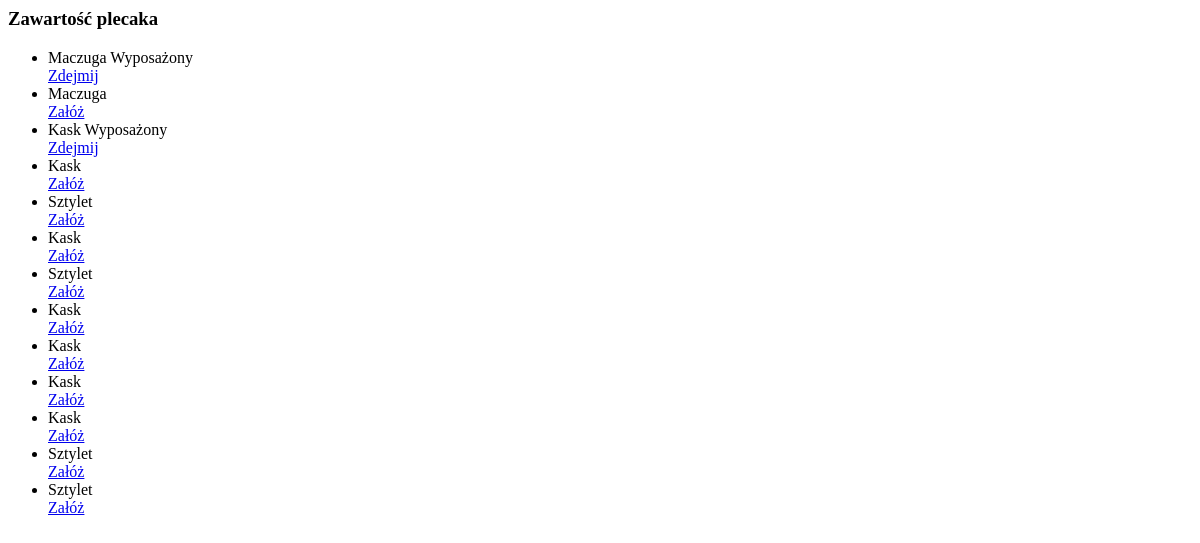
The page /inventory/plecak/ (signed in) on the database as committed earlier.
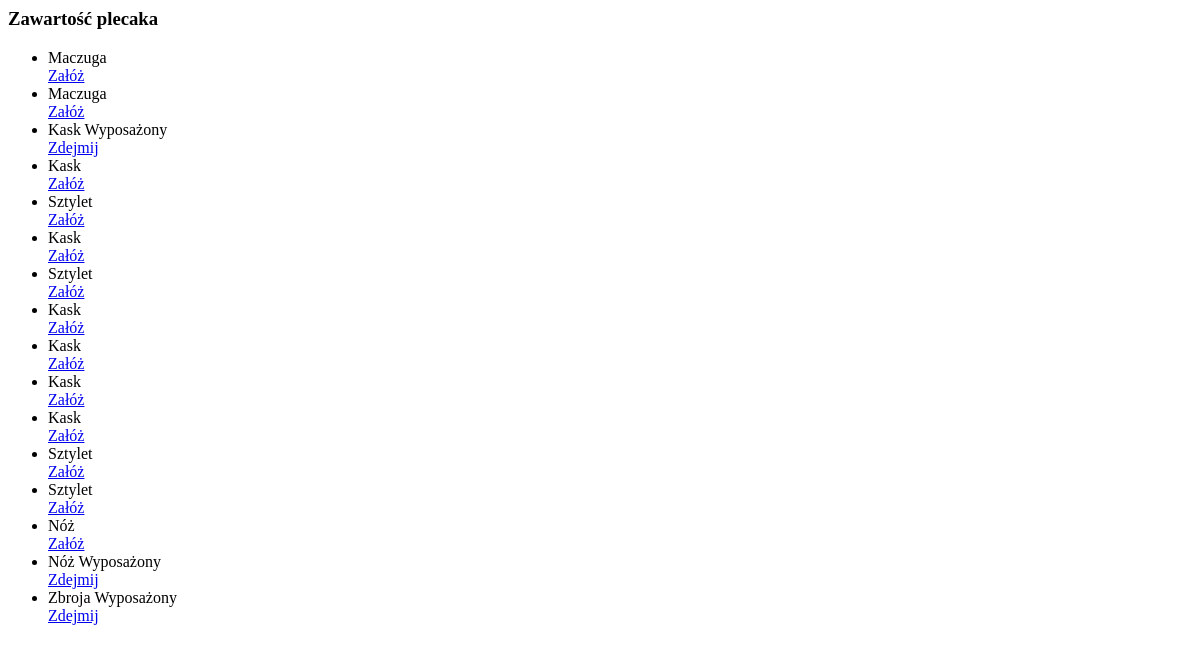
The same page on the database as committed later.
### inventory/models.py (models this page shows)
class InventoryItem(models.Model):
    user = models.ForeignKey(User, on_delete=models.CASCADE)
    item = models.ForeignKey(Item, on_delete=models.CASCADE)
    equipped = models.BooleanField(default=False)
    def __str__(self):
        return f"{self.item.name} ({self.user.username}){' [Equipped]' if self.equipped else ''}"

### items/models.py (models this page shows, shortened)
class Item(models.Model):
    SLOT_CHOICES = [
        ('head', 'Head'),
        ('chest', 'Chest'),
        ('legs', 'Legs'),
        ('feet', 'Feet'),
        ('hands', 'Hands'),
        ('weapon', 'Weapons'),
        ('shield', 'Shield'),
        ('accessory', 'Accessory'),
    ]
    name = models.CharField(max_length=100, unique=True, help_text="Nazwa przedmiotu")
    description = models.TextField(blank=True, help_text="Opis przedmiotu")
    rarity = models.CharField(
        max_length=50,
        choices=[
            ('common', 'Common'),
            ('uncommon', 'Uncommon'),
            ('rare', 'Rare'),
            ('epic', 'Epic'),
            ('legendary', 'Legendary'),
        ],
        default='common',
        help_text= "Rzadkość przedmiotu"
    )
    slot = models.CharField(
        max_length=50,
        choices=SLOT_CHOICES,
        help_text="Slot, do którego pasuje przedmiot"
    )
    item_level = models.IntegerField(help_text="Poziom przedmiotu(ilvl)")
    dmg = models.IntegerField(default=0, help_text="Obrażenia przedmiotu")
    dmg_max = models.IntegerField(default=0, help_text="Maksymalne obrażenia przedmiotu")
    dmg_min = models.IntegerField(default=0, help_text="Minimalne obrażenia przedmiotu")
    item_strength = models.IntegerField(default=0, help_text="Siła przedmiotu")
    item_dexterity = models.IntegerField(default=0, help_text="Zręczność przedmiotu")
    item_constitution = models.IntegerField(default=0, help_text="Wytrzymałość przedmiotu")
    item_intelligence = models.IntegerField(default=0, help_text="Inteligencja przedmiotu")
    value = models.IntegerField(default=0, help_text="Wartość przedmiotu")

### inventory/views.py (the view)
# urls.py: path("plecak/", views.backpack_view, name="backpack"),
@login_required
def backpack_view(request):
    all_items = InventoryItem.objects.all()
    my_items = InventoryItem.objects.filter(user=request.user)
    print("Zalogowany jako:", request.user.username)
    print("Moje przedmioty:", list(my_items))
    print("Wszystkie przedmioty:", list(all_items))
    return render(request, "inventory/backpackComponent.html", {"items": my_items})

### inventory/templates/inventory/backpackComponent.html
<div class="bg-gray-800 p-4 rounded-lg shadow-md text-white">
    <h3 class="text-xl font-bold mb-4 text-center">Zawartość plecaka</h3>
    {% if items %}
        <ul class="divide-y divide-gray-600">
            {% for item in items %}
                <li class="py-2 flex justify-between items-center">
                    <div>
                        <span class="font-semibold">{{ item.item.name }}</span>
                        {% if item.equipped %}
                            <span class="ml-2 px-2 py-1 bg-green-600 text-xs rounded">Wyposażony</span>
                        {% endif %}
                    </div>
                    <div>
                        {% if item.equipped %}
                            <a href="{% url 'unequip_item' item.id %}" class="bg-red-500 hover:bg-red-600 text-white text-sm px-3 py-1 rounded">
                                Zdejmij
                            </a>
                        {% else %}
                            <a href="{% url 'equip_item' item.id %}" class="bg-blue-500 hover:bg-blue-600 text-white text-sm px-3 py-1 rounded">
                                Załóż
                            </a>
                        {% endif %}
                    </div>
                </li>
            {% endfor %}
        </ul>
    {% else %}
        <p class="text-center text-gray-400">Brak przedmiotów w plecaku.</p>
    {% endif %}
</div>

Rows that differ between the two databases and show on the page:
changed InventoryItem (number 1 of 16 on the later page): equipped "Wyposażony Zdejmij" → "Załóż"
added InventoryItem: item.name "Nóż", equipped "Załóż"
added InventoryItem: item.name "Nóż", equipped "Wyposażony"
added InventoryItem: item.name "Zbroja", equipped "Wyposażony"
